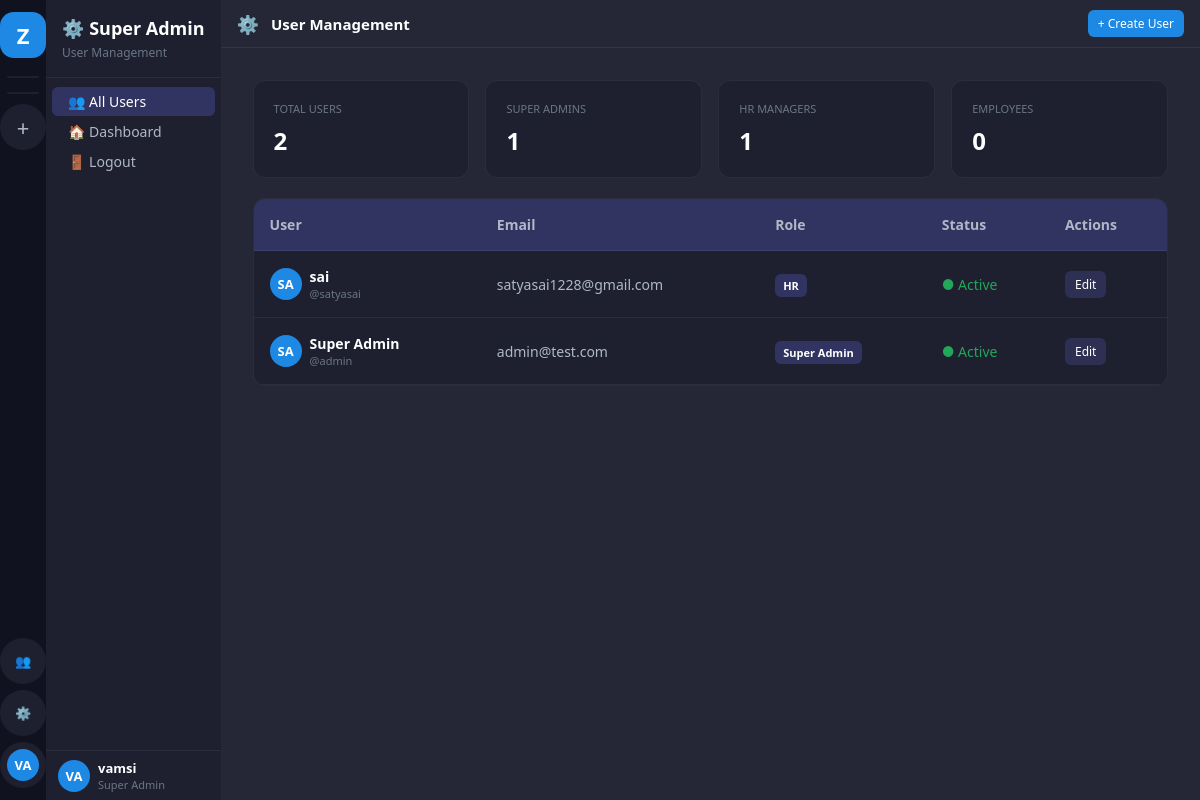
/super-admin/users/ (signed in), run on the app's committed database.
### accounts/models.py (models this page shows, shortened)
class User(AbstractUser):
    ROLE_CHOICES = [
        ('super_admin', 'Super Admin'),
        ('hr', 'HR'),
        ('employee', 'Employee'),
    ]
    STATUS_CHOICES = [
        ('online', 'Online'),
        ('offline', 'Offline'),
        ('busy', 'Busy'),
        ('away', 'Away'),
    ]
    display_name = models.CharField(max_length=100, blank=True)
    avatar = models.ImageField(upload_to='avatars/', null=True, blank=True)
    is_super_admin = models.BooleanField(default=False)  # Legacy, kept for compatibility
    role = models.CharField(max_length=20, default='employee', choices=ROLE_CHOICES)
    status = models.CharField(max_length=20, default='offline', choices=STATUS_CHOICES)
    bio = models.TextField(blank=True)
    phone = models.CharField(max_length=20, blank=True)
    created_by = models.ForeignKey('self', on_delete=models.SET_NULL, null=True, blank=True, related_name='created_users')
    class Meta:
        db_table = 'zc_users'
    def get_display_name(self):
        return self.display_name or self.get_full_name() or self.username
    def get_initials(self):
        name = self.get_display_name()
        parts = name.split()
        if len(parts) >= 2:
            return (parts[0][0] + parts[1][0]).upper()
        return name[:2].upper() if name else 'U'
    def is_super_admin_user(self):
        return self.role == 'super_admin' or self.is_super_admin

### accounts/views.py (the view, shortened to what this page needs)
# urls.py: path('super-admin/users/', views.super_admin_users, name='super_admin_users'),
@login_required
def super_admin_users(request):
    if not request.user.is_super_admin_user():
        return redirect('dashboard')
    all_users = User.objects.exclude(id=request.user.id).order_by('-date_joined')
    super_admins = all_users.filter(role='super_admin').count()
    hrs = all_users.filter(role='hr').count()
    employees = all_users.filter(role='employee').count()
    return render(request, 'admin_panel/super_admin_users.html', {
        'users': all_users,
        'super_admins': super_admins,
        'hrs': hrs,
        'employees': employees,
    })

### templates/admin_panel/super_admin_users.html (shortened to what this page needs)
{% extends 'base.html' %}
{% block sidebar %}
<nav class="sidebar-channels">
  <div class="sc-header">
    <h2>⚙️ Super Admin</h2>
    <p>User Management</p>
  </div>
  <div class="sc-body">
    <div class="sc-section">
      <a href="{% url 'super_admin_users' %}" class="ch-item active">
        <span>👥 All Users</span>
      </a>
      <a href="{% url 'dashboard' %}" class="ch-item">
        <span>🏠 Dashboard</span>
      </a>
      <a href="{% url 'logout' %}" class="ch-item">
        <span>🚪 Logout</span>
      </a>
    </div>
  </div>
  <div class="sc-userbar">
    <div class="avatar-wrap">
      <div class="avatar avatar-32" style="background:var(--accent)">{{ user.get_initials }}</div>
    </div>
    <div style="flex:1;min-width:0">
      <div class="ub-name">{{ user.get_display_name }}</div>
      <div class="ub-tag">Super Admin</div>
    </div>
  </div>
</nav>
{% endblock %}
{% block content %}
<div class="content-header">
  <span class="ch-icon-lg">⚙️</span>
  <h3>User Management</h3>
  <div class="header-actions">
    <button class="btn btn-primary btn-sm" onclick="openModal('create-user-modal')">
      + Create User
    </button>
  </div>
</div>
<div class="dashboard-content">
  <div class="d-grid mb-5" style="grid-template-columns: repeat(auto-fit, minmax(200px, 1fr)); gap: 16px;">
    <div class="bg-sidebar-r p-5 rounded-lg border">
      <div class="text-xs uppercase text-3 mb-2">Total Users</div>
      <div class="text-3xl fw-bold">{{ users.count }}</div>
    </div>
    <div class="bg-sidebar-r p-5 rounded-lg border">
      <div class="text-xs uppercase text-3 mb-2">Super Admins</div>
      <div class="text-3xl fw-bold">{{ super_admins }}</div>
    </div>
    <div class="bg-sidebar-r p-5 rounded-lg border">
      <div class="text-xs uppercase text-3 mb-2">HR Managers</div>
      <div class="text-3xl fw-bold">{{ hrs }}</div>
    </div>
    <div class="bg-sidebar-r p-5 rounded-lg border">
      <div class="text-xs uppercase text-3 mb-2">Employees</div>
      <div class="text-3xl fw-bold">{{ employees }}</div>
    </div>
  </div>
  <div class="bg-sidebar-r rounded-lg overflow-hidden border">
    <table class="w-full" style="border-collapse: collapse;">
      <thead>
        <tr class="bg-active border-b">
          <th class="p-4 text-left fw-600 text-2">User</th>
          <th class="p-4 text-left fw-600 text-2">Email</th>
          <th class="p-4 text-left fw-600 text-2">Role</th>
          <th class="p-4 text-left fw-600 text-2">Status</th>
          <th class="p-4 text-left fw-600 text-2">Actions</th>
        </tr>
      </thead>
      <tbody>
        {% for user in users %}
        <tr class="border-b">
          <td class="p-4">
            <div class="d-flex align-center gap-2">
              <div class="avatar avatar-32" style="background: var(--accent);">{{ user.get_initials }}</div>
              <div>
                <div class="fw-600">{{ user.get_display_name }}</div>
                <div class="text-xs text-3">@{{ user.username }}</div>
              </div>
            </div>
          </td>
          <td class="p-4 text-2">{{ user.email }}</td>
          <td class="p-4">
            <span class="bg-active px-2 py-1 rounded text-xs fw-600">
              {{ user.get_role_display }}
            </span>
          </td>
          <td class="p-4">
            {% if user.is_active %}
            <span class="text-success">● Active</span>
            {% else %}
            <span class="text-danger">● Inactive</span>
            {% endif %}
          </td>
          <td class="p-4">
            <button class="btn btn-sm btn-secondary" onclick="editUser({{ user.id }})">Edit</button>
          </td>
        </tr>
        {% empty %}
        <tr>
          <td colspan="5" class="p-6 text-center text-3">No users found</td>
        </tr>
        {% endfor %}
      </tbody>
    </table>
  </div>
</div>
{% endblock %}

### templates/base.html (shortened to what this page needs)
<!DOCTYPE html>
<html lang="en">
<head>
<link rel="stylesheet" href="/static/css/main.css">
</head>
<body>
<div class="app-shell">
  <nav class="sidebar-projects" id="sidebar-projects">
    <a href="/dashboard/" class="sp-btn sp-logo" title="ZayronConnect">Z</a>
    <div class="sp-divider"></div>
    <div class="sp-divider"></div>
    <a href="/project/create/" class="sp-btn" title="New Project">
      <span style="font-size:22px;font-weight:300">+</span>
    </a>
    {% if user.is_super_admin %}
    <a href="{% url 'user_management' %}" class="sp-btn" title="User Management">
      👥
    </a>
    {% endif %}
    {% if user.is_super_admin or user.is_staff %}
    <a href="/admin-panel/" class="sp-btn" title="Admin Panel">
      ⚙️
    </a>
    {% endif %}
    <a href="/profile/" class="sp-btn" title="Profile">
      <div class="avatar avatar-32" style="background:var(--accent)">{{ user.get_initials }}</div>
    </a>
  </nav>
  {% block sidebar %}{% endblock %}
  <main class="main-content" id="main-content">
    {% block content %}{% endblock %}
  </main>
</div>
</body>
</html>

### data on the page
User: get_initials "VA", get_display_name "vamsi"
User: get_initials "SA", get_display_name "sai", username "satyasai", email "satyasai1228@gmail.com", role "HR", is_active "● Active"
User: get_initials "SA", get_display_name "Super Admin", username "admin", email "admin@test.com", role "Super Admin", is_active "● Active"

### other printed values
{{ users.count }} "2"
{{ super_admins }} "1"
{{ hrs }} "1"
{{ employees }} "0"
